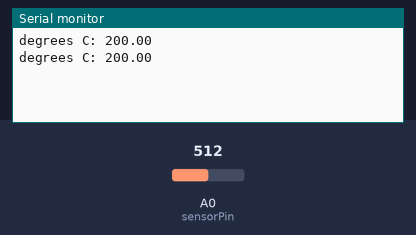
The sketch below on a simulated Arduino Uno, built with avr-gcc and run on an emulated ATmega328P. Shown: the last lines printed to the serial monitor. The test bench sets the inputs (shaded band); at power-on: A0 (sensorPin) = 512.

Above: at 2.2 s.
2.3 s: A0 (sensorPin) set to 716
At 3.5 s:
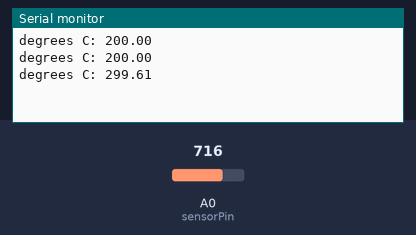
4.3 s: A0 (sensorPin) set to 900
At 5.2 s:
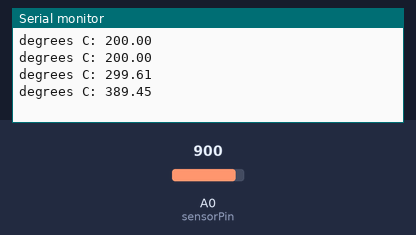
Timing chart, 0 to 7.3 s (numbered marks = the images above; inputs shaded):
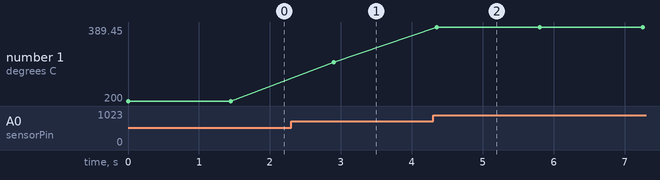

Measured:
- after the input at 2.3 s, the serial monitor: prints a new line after 0.60 s (image 1)
- after the input at 4.3 s, the serial monitor: prints a new line after 0.05 s (image 2)
- plotted number 1: 200 → 299.61 after the input at 2.3 s, 299.61 → 389.45 after the input at 4.3 s

The sketch:

transmitting_temp.ino
```cpp
#include <RCSwitch.h>

// named constant for the pin the sensor is connected to
const int sensorPin = A0;
RCSwitch mySwitch = RCSwitch();

void setup(){
  // open a serial connection to display values
  Serial.begin(9600);
  mySwitch.enableTransmit(12);
}

void loop(){
  // read the value on AnalogIn pin 0
  // and store it in a variable
  int sensorVal = analogRead(sensorPin);

  // convert the ADC reading to voltage
  float voltage = (sensorVal/1024.0) * 5.0;

  // convert the voltage to temperature in degrees C
  // the sensor changes 10 mV per degree
  // the datasheet says there's a 500 mV offset
  // ((volatge - 500mV) times 100)
  Serial.print("degrees C: ");
  float temperature = (voltage - .5) * 100;
  Serial.println(temperature);
  mySwitch.send("test");
  delay(1000);
}
```
